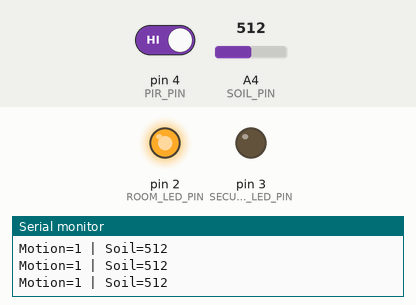
Recording of a sketch running on a simulated Arduino Uno, built with avr-gcc and run on an emulated ATmega328P. On the bench: output pins drawn as LEDs (lit = HIGH), the last lines printed to the serial monitor. The test bench sets the inputs (shaded band); at power-on: A4 (SOIL_PIN) = 512, pin 4 (PIR_PIN) HIGH.

Above: at 1.2 s.
1.3 s: A4 (SOIL_PIN) set to 582
2.8 s: A4 (SOIL_PIN) set to 610
At 4.0 s:
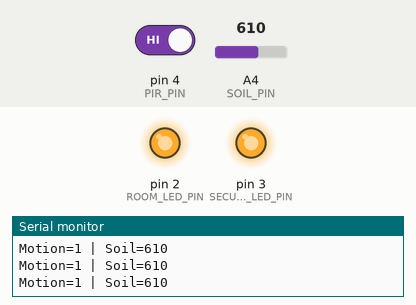
4.5 s: pin 4 (PIR_PIN) driven LOW
At 5.2 s:
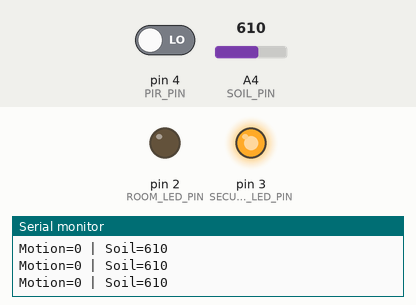
6.0 s: A4 (SOIL_PIN) set to 590
At 6.5 s:
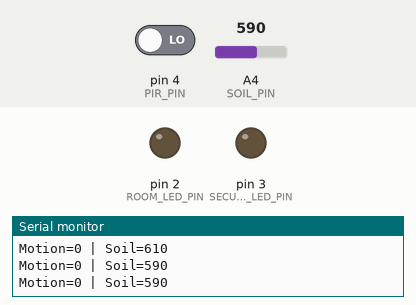
7.5 s: A4 (SOIL_PIN) set to 716
At 8.7 s:
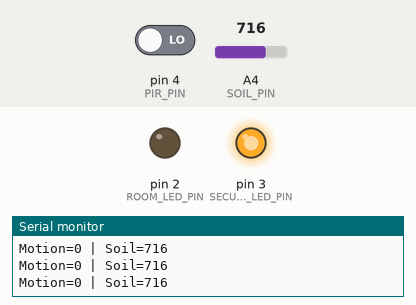
9.0 s: A4 (SOIL_PIN) set to 511
At 10.2 s:
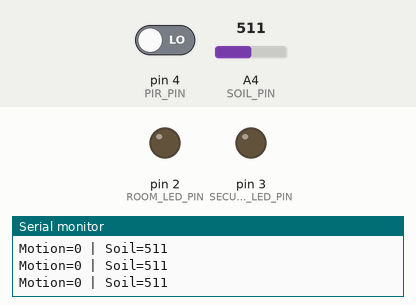
Timing chart, 0 to 11.5 s (numbered marks = the images above; inputs shaded):
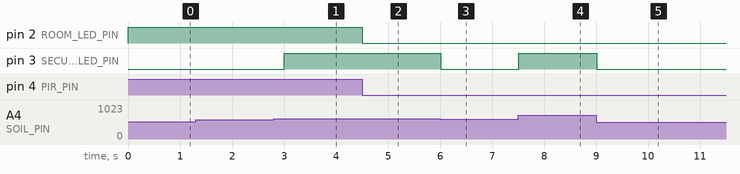

Measured:
- the behaviour switches between 600 and 601 on A4 (SOIL_PIN) (found by bisection; images 0 and 1)
- after the input at 2.8 s, pin 3 (SECURITY_LED_PIN): LOW → HIGH after 0.21 s
- after the input at 4.5 s, pin 2 (ROOM_LED_PIN): HIGH → LOW at once
- after the input at 6.0 s, pin 3 (SECURITY_LED_PIN): HIGH → LOW at once
- after the input at 7.5 s, pin 3 (SECURITY_LED_PIN): LOW → HIGH at once
- after the input at 9.0 s, pin 3 (SECURITY_LED_PIN): HIGH → LOW at once

The sketch:

Integrated_Starter.ino
```cpp
// NEO Smart Home — Integrated Starter
// Starter only: room LED + PIR motion indicator + soil sensor + alert LED.
// This is intentionally kept simple before adding keypad/servos.

const int ROOM_LED_PIN = 2;
const int SECURITY_LED_PIN = 3;
const int PIR_PIN = 4;
const int SOIL_PIN = A4;
const int SOIL_DRY_THRESHOLD = 600; // Calibrate using your sensor readings.

void setup() {
  Serial.begin(9600);
  pinMode(ROOM_LED_PIN, OUTPUT);
  pinMode(SECURITY_LED_PIN, OUTPUT);
  pinMode(PIR_PIN, INPUT);
}

void loop() {
  int motion = digitalRead(PIR_PIN);
  int soilValue = analogRead(SOIL_PIN);

  // Demo: motion turns the room LED on.
  digitalWrite(ROOM_LED_PIN, motion ? HIGH : LOW);

  // Demo: alert LED lights when the soil reading crosses the calibrated threshold.
  digitalWrite(SECURITY_LED_PIN, soilValue > SOIL_DRY_THRESHOLD ? HIGH : LOW);

  Serial.print("Motion=");
  Serial.print(motion);
  Serial.print(" | Soil=");
  Serial.println(soilValue);

  delay(250);
}
```
